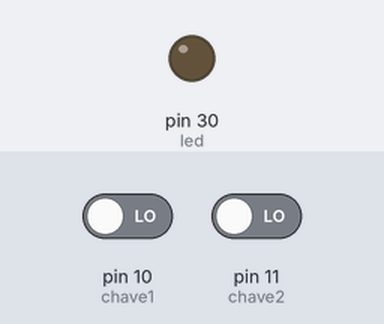
A sketch run on a simulated Arduino Mega 2560, built with avr-gcc and run on an emulated ATmega2560. Shown: output pins drawn as LEDs (lit = HIGH). The test bench sets the inputs (shaded band); at power-on: pin 10 (chave1) LOW, pin 11 (chave2) LOW.

Above: at 1.2 s.
1.3 s: pin 10 (chave1) driven HIGH and pin 11 (chave2) driven HIGH
At 2.3 s:
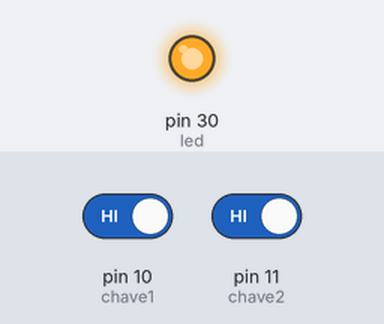
2.8 s: pin 10 (chave1) driven LOW
At 3.4 s:
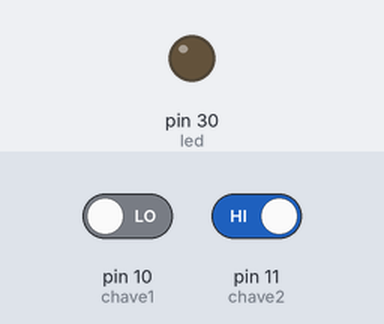
4.3 s: pin 10 (chave1) driven HIGH
At 4.6 s:
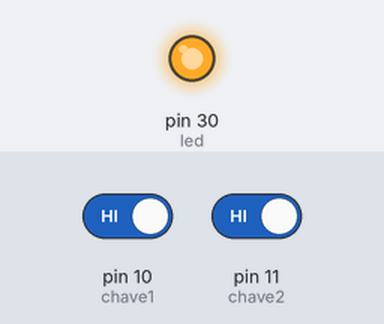
Timing chart, 0 to 7.3 s (numbered marks = the images above; inputs shaded):
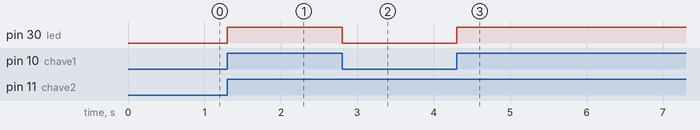

The sketch:

prog_7.ino
```cpp
#define chave1 10
#define chave2 11
#define led 30

void setup()
{
    pinMode(chave1,INPUT);
   pinMode(chave2,INPUT);
   pinMode(led,OUTPUT);
   Serial.begin(9600);
}
bool e(bool i1, bool i2); //cabeçaçho da função
bool ou(bool i1, bool i2); //cabeçaçho da função
bool ne(bool i1, bool i2); //cabeçaçho da função
bool nou(bool i1, bool i2); //cabeçaçho da função
void loop()
{
 bool e1,e2,s1;
 e1=digitalRead(chave1);
 e2=digitalRead(chave2);
s1=e(e1,e2);

 digitalWrite(led,s1);
}
bool e(bool i1, bool i2)
{
bool o1;
// logica and
if(i1&&i2==1)
o1=1;
else
o1=0;
return o1;
}

bool ou(bool i1, bool i2)
{
bool o1;
// logica or
if(i1||i2==1)
o1=1;
else
o1=0;
return o1;
}

bool ne(bool i1, bool i2)
{
bool o1;
// logica Nand
if(!(i1&&i2)==1)
o1=1;
else
o1=0;
return o1;
}

bool nou(bool i1, bool i2)
{
bool o1;
// logica NOR
if(!(i1&&i2)==1)
o1=1;
else
o1=0;
return o1;
}
```

Measured:
- after the input at 1.3 s, pin 30 (led): LOW → HIGH at once
- after the input at 2.8 s, pin 30 (led): HIGH → LOW at once
- after the input at 4.3 s, pin 30 (led): LOW → HIGH at once
